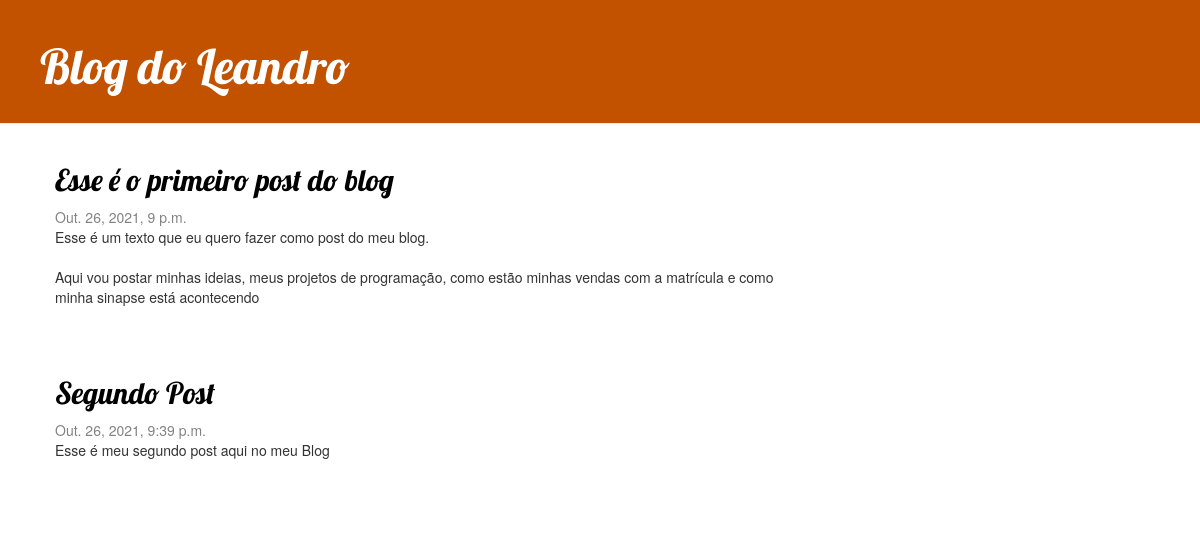
Before: / with the older database file.
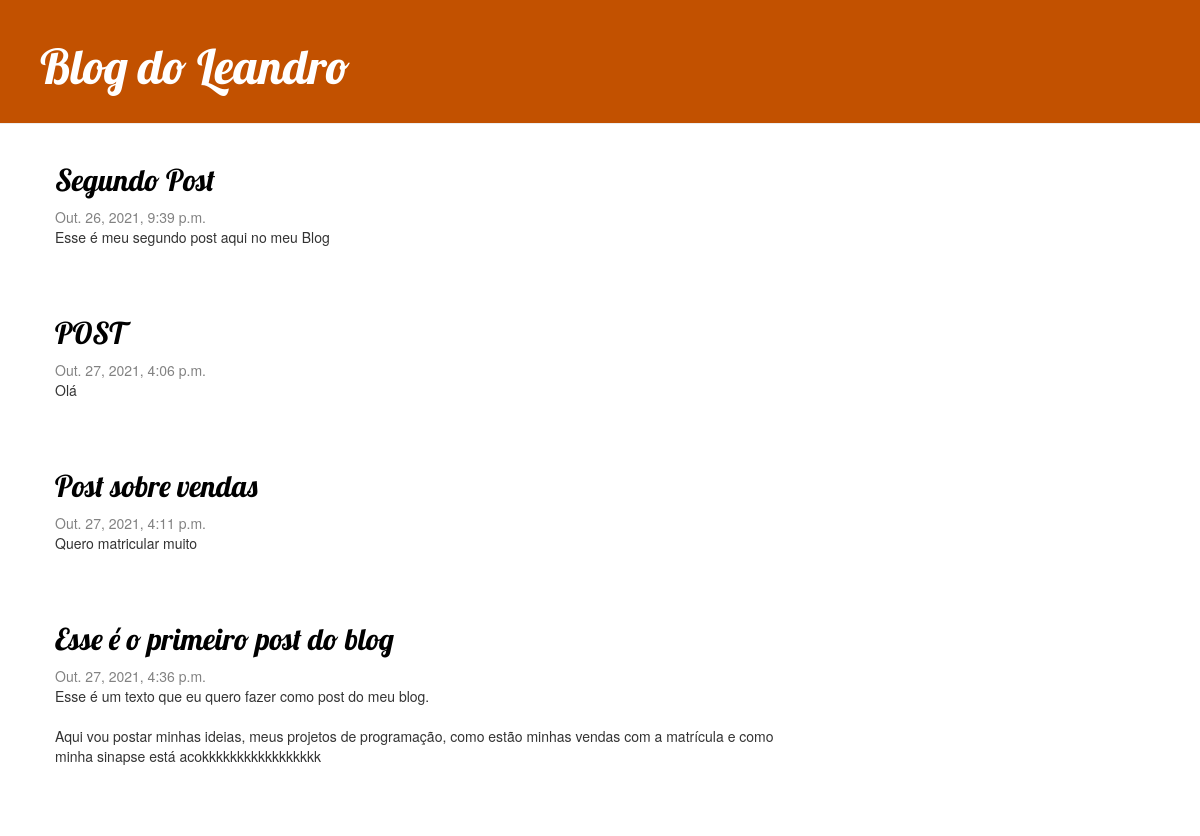
After: the same page with the newer database file.
### blog/models.py (models this page shows, shortened)
class Post(models.Model):
    autor = models.ForeignKey(settings.AUTH_USER_MODEL, on_delete=models.CASCADE)
    titulo = models.CharField(max_length=200)
    texto = models.TextField()
    created_date = models.DateTimeField(default=timezone.now)
    published_date = models.DateTimeField(blank=True, null=True)

### blog/views.py (the view)
# urls.py: path('', views.post_list, name='post_list'),
def post_list(request):
    posts = Post.objects.filter(published_date__lte=timezone.now()).order_by('published_date')
    return render(request, 'blog/post_list.html', {'posts': posts})

### blog/templates/blog/post_list.html
{% extends 'blog/base.html' %}
{% block content %}
    {% for post in posts %}
        <div class="post">
            <h2><a href="{% url 'post_detail' pk=post.pk %}">{{ post.titulo }}</a></h2>
            <div class="date">
                {{ post.published_date }}
            </div>
            <p>{{ post.texto|linebreaksbr }}</p>
        </div>
    {% endfor %}
{% endblock %}

### blog/templates/blog/base.html (shortened to what this page needs)
{% load static %}
<html lang="en">
<head>
    <link rel="stylesheet" href="//maxcdn.bootstrapcdn.com/bootstrap/3.2.0/css/bootstrap.min.css">
    <link rel="stylesheet" href="//maxcdn.bootstrapcdn.com/bootstrap/3.2.0/css/bootstrap-theme.min.css">
    <link rel="stylesheet" href="{% static 'css/blog.css' %}">
</head>
<body>
    <div class="page-header">
        <h1><a href="/">Blog do Leandro</a></h1>
    </div>
    <div class="content container">
    <div class="row">
        <div class="col-md-8">
            {% block content %}
            {% endblock %}
            </div>
        </div>
    </div>
</body>
</html>

### blog/static/css/blog.css (style rules this page uses)
h1, a, h2, a { color: #C25100; }
.page-header { background-color: #C25100; margin-top: 0; padding: 20px 20px 20px 40px; }
.page-header h1, .page-header h1 a, .page-header h1 a:visited, .page-header h1 a:active { color: #ffffff; font-size: 36pt; text-decoration: none; }
.content { margin-left: 40px; }
h1, h2, h3, h4 { font-family: 'Lobster', cursive; }
.date { color: #828282; }
.post { margin-bottom: 70px; }
.post h2 a, .post h2 a:visited { color: #000000; }

Changed rows visible on the page:
shown differently, row unchanged: Post "Segundo Post": moves up the list
added Post: titulo "POST", published_date "Out. 27, 2021, 4:06 p.m.", texto "Olá"
added Post: titulo "Post sobre vendas", published_date "Out. 27, 2021, 4:11 p.m.", texto "Quero matricular muito"
changed Post "Esse é o primeiro post do blog": published_date "Out. 26, 2021, 9 p.m." → "Out. 27, 2021, 4:36 p.m."; texto "…como minha sinapse está acontecendo" → "…como minha sinapse está acokkkkkkkkkkkkkkkkk"
